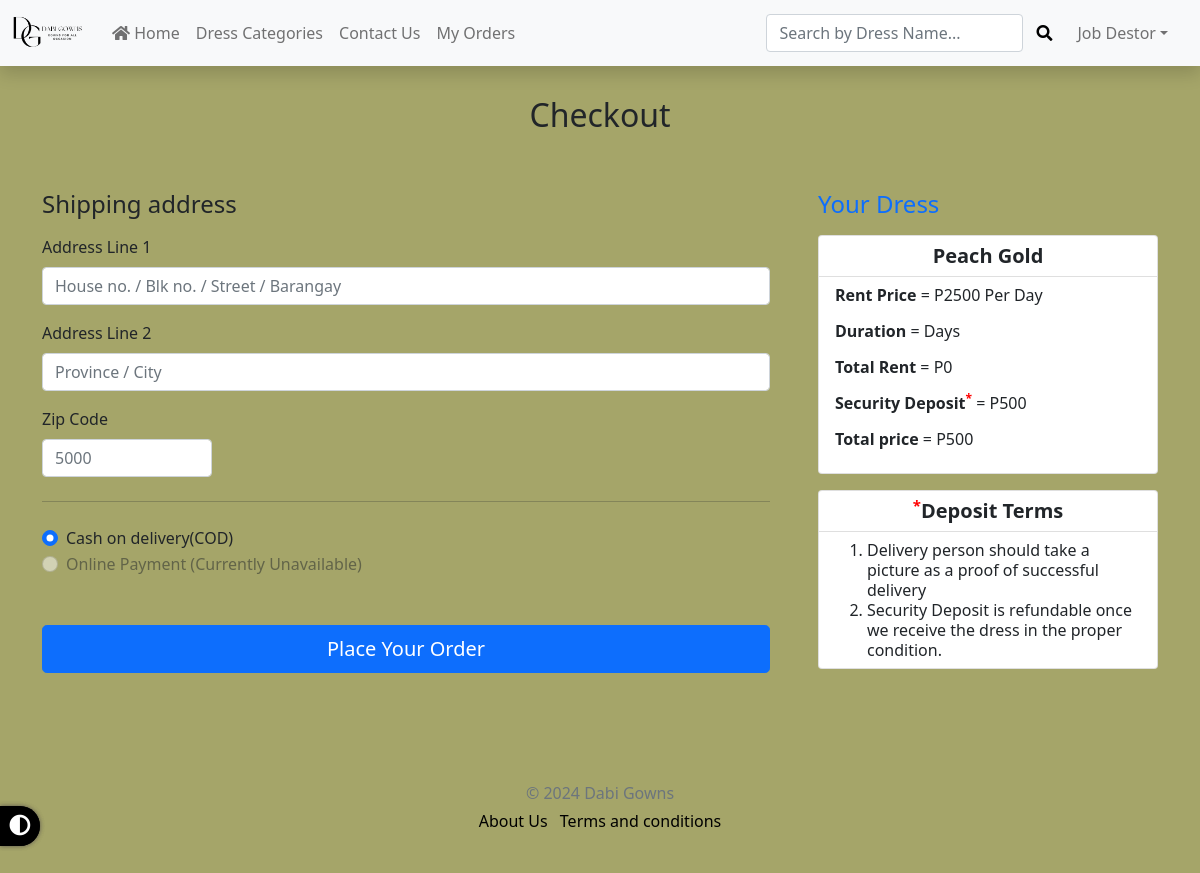
Screenshot of /checkout.php (signed in) with the database file from the repository.
### tables this page shows
CREATE TABLE `dress` (
  `id` int(11) NOT NULL,
  `category_id` int(11) NOT NULL,
  `DSN` varchar(20) NOT NULL,
  `name` varchar(255) NOT NULL,
  `img` text NOT NULL,
  `security` int(11) NOT NULL,
  `rent` int(11) NOT NULL,
  `qty` int(11) NOT NULL,
  `best_seller` int(11) DEFAULT NULL,
  `short_desc` varchar(2000) NOT NULL,
  `description` text NOT NULL,
  `status` tinyint(4) NOT NULL DEFAULT 1,
  `price` int(3) GENERATED ALWAYS AS (coalesce(`security`,0) + coalesce(`rent`,0)) VIRTUAL
);

### function.php (called while the page is built, shortened)
<?php
  function getProduct($con, $limit = '', $categoryId = '', $bookId = '', $orderBy = '')
  {
    $sql = "select * from dress where status=1";
    $res = mysqli_query($con, $sql);
    $data = array();
    while ($row = mysqli_fetch_assoc($res)) {
      $data[] = $row;
    }
    return $data;
  }

### checkout.php (the view, shortened to what this page needs)
<?php require('header.php') ?>
<?php
$bookId = '';
$duration = '';
$getProduct = getProduct($con, '', '', $bookId);
$totalRent = $getProduct['0']['rent'] * $duration;
$totalPrice = $totalRent + $getProduct['0']['security'];
?>
<div class="container">
    <main>
        <div class="py-5 text-center">
            <h2>Checkout</h2>
        </div>
        <div class="row g-5">
            <div class="col-md-5 col-lg-4 order-md-last">
                <h4 class="d-flex justify-content-between align-items-center mb-3">
                    <span class="text-primary">Your Dress</span>
                </h4>
                <ul class="list-group mb-3 dark-background">
                    <li class="list-group-item d-flex justify-content-center fw-bold lh-sm ">
                        <div>
                            <h2 class="my-0 fs-5 fw-bold"><?php echo $getProduct['0']['name'] ?></h2>
                        </div>
                    </li>
                    <li class="list-group-item justify-content-start lh-sm">
                        <p><span class="fw-bold">Rent Price</span> = P<?php echo $getProduct['0']['rent'] ?> Per Day
                        </p>
                        <p><span class="fw-bold">Duration</span> = <?php echo $duration ?> Days</p>
                        <p><span class="fw-bold">Total Rent</span> = P<?php echo $totalRent ?></p>
                        <p><span class="fw-bold">Security Deposit<span style="color: red"><sup>*</sup></span></span> =
                            P<?php echo $getProduct['0']['security'] ?></p>
                        <p><span class="fw-bold">Total price</span> = P<?php echo $totalPrice ?> </p>
                    </li>
                </ul>
                <ul class="list-group mb-3">
                    <li class="list-group-item d-flex justify-content-center fw-bold lh-sm">
                        <div>
                            <h2 class="my-0 fs-5 fw-bold"><span style="color: red"><sup>*</sup></span>Deposit Terms</h2>
                        </div>
                    </li>
                    <li class="list-group-item justify-content-start lh-sm">
                        <ol type="1">
                            <li>
                                Delivery person should take a picture as a proof of successful delivery
                            </li>
                            <li>
                                Security Deposit is refundable once we receive the dress in the proper condition.
                            </li>
                        </ol>
                    </li>
                </ul>
            </div>
            <div class="col-md-7 col-lg-8">
                <form class="needs-validation" method="post" novalidate>
                    <h4 class="mb-3">Shipping address</h4>
                    <div class="row g-3">
                        <div class="col-12">
                            <label for="address" class="form-label">Address Line 1</label>
                            <input type="text" class="form-control" name="address" placeholder="House no. / Blk no. / Street / Barangay" required>
                        </div>
                        <div class="col-12">
                            <label for="address2" class="form-label">Address Line 2 </label>
                            <input type="text" class="form-control" name="address2" placeholder="Province / City" required>
                        </div>
                        <div class="col-3">
                            <label for="pin" class="form-label">Zip Code</label>
                            <input type="number" maxlength="6" class="form-control" name="pin" placeholder="5000"
                                required>
                        </div>
                    </div>
                    <hr class="my-4">
                    <div class="my-3">
                        <div class="form-check">
                            <input id="cod" name="paymentMethod" type="radio" value="COD" class="form-check-input"
                                checked required>
                            <label class="form-check-label" for="cod">Cash on delivery(COD)</label>
                        </div>
                        <div class="form-check">
                            <input id="payU" name="paymentMethod" type="radio" value="payU" class="form-check-input"
                                required disabled>
                            <label class="form-check-label" for="payU">Online Payment (Currently Unavailable)   </label>
                        </div>
                    </div>
                    <button class="w-100 btn btn-primary btn-lg" type="submit" name="submit">Place Your Order
                    </button>
                </form>
            </div>
        </div>
    </main>
</div>
<?php require('footer.php') ?>

### style.css (style rules this page uses)
html { scroll-behavior: smooth; }
body { background-color: rgb(165, 165, 105) !important; }

### rows the page displays
dress: name "Peach Gold", rent "2500", rent "0", security "500"

### other values shown
$userName "Job Destor"
